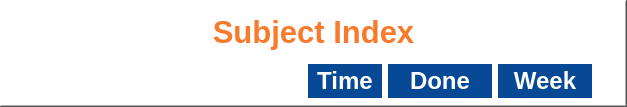
<?xml version="1.0" encoding="UTF-8"?>
<ui version="4.0">
 <class>GoalFrame</class>
 <widget class="QFrame" name="GoalFrame">
  <property name="geometry">
   <rect>
    <x>0</x>
    <y>0</y>
    <width>627</width>
    <height>107</height>
   </rect>
  </property>
  <property name="windowTitle">
   <string>GoalFrame</string>
  </property>
  <property name="styleSheet">
   <string notr="true">background-color:  #FFFFFF</string>
  </property>
  <property name="frameShape">
   <enum>QFrame::Shape::WinPanel</enum>
  </property>
  <property name="frameShadow">
   <enum>QFrame::Shadow::Raised</enum>
  </property>
  <layout class="QVBoxLayout" name="verticalLayout">
   <property name="spacing">
    <number>0</number>
   </property>
   <property name="leftMargin">
    <number>30</number>
   </property>
   <property name="topMargin">
    <number>5</number>
   </property>
   <property name="rightMargin">
    <number>30</number>
   </property>
   <property name="bottomMargin">
    <number>0</number>
   </property>
   <item>
    <widget class="QLabel" name="subjectLabel">
     <property name="sizePolicy">
      <sizepolicy hsizetype="Preferred" vsizetype="Fixed">
       <horstretch>0</horstretch>
       <verstretch>0</verstretch>
      </sizepolicy>
     </property>
     <property name="minimumSize">
      <size>
       <width>0</width>
       <height>50</height>
      </size>
     </property>
     <property name="maximumSize">
      <size>
       <width>16777215</width>
       <height>50</height>
      </size>
     </property>
     <property name="font">
      <font>
       <pointsize>23</pointsize>
       <bold>true</bold>
      </font>
     </property>
     <property name="styleSheet">
      <string notr="true">color:rgb(248, 122, 44)</string>
     </property>
     <property name="text">
      <string>Subject Index</string>
     </property>
     <property name="alignment">
      <set>Qt::AlignmentFlag::AlignCenter</set>
     </property>
     <property name="wordWrap">
      <bool>false</bool>
     </property>
     <property name="textInteractionFlags">
      <set>Qt::TextInteractionFlag::LinksAccessibleByMouse|Qt::TextInteractionFlag::TextSelectableByMouse</set>
     </property>
    </widget>
   </item>
   <item>
    <widget class="QWidget" name="typeLabels" native="true">
     <layout class="QHBoxLayout" name="horizontalLayout_8">
      <property name="spacing">
       <number>0</number>
      </property>
      <property name="leftMargin">
       <number>0</number>
      </property>
      <property name="topMargin">
       <number>0</number>
      </property>
      <property name="rightMargin">
       <number>0</number>
      </property>
      <property name="bottomMargin">
       <number>0</number>
      </property>
      <item>
       <spacer name="horizontalSpacer">
        <property name="orientation">
         <enum>Qt::Orientation::Horizontal</enum>
        </property>
        <property name="sizeHint" stdset="0">
         <size>
          <width>40</width>
          <height>20</height>
         </size>
        </property>
       </spacer>
      </item>
      <item>
       <widget class="QLabel" name="time">
        <property name="minimumSize">
         <size>
          <width>80</width>
          <height>0</height>
         </size>
        </property>
        <property name="maximumSize">
         <size>
          <width>80</width>
          <height>40</height>
         </size>
        </property>
        <property name="font">
         <font>
          <pointsize>18</pointsize>
          <bold>true</bold>
         </font>
        </property>
        <property name="styleSheet">
         <string notr="true">background-color: rgb(8, 73, 149);
                        color : white;
                        border-color : white;
                    </string>
        </property>
        <property name="frameShape">
         <enum>QFrame::Shape::Box</enum>
        </property>
        <property name="lineWidth">
         <number>3</number>
        </property>
        <property name="text">
         <string>Time</string>
        </property>
        <property name="alignment">
         <set>Qt::AlignmentFlag::AlignCenter</set>
        </property>
        <property name="textInteractionFlags">
         <set>Qt::TextInteractionFlag::LinksAccessibleByMouse|Qt::TextInteractionFlag::TextSelectableByMouse</set>
        </property>
       </widget>
      </item>
      <item>
       <widget class="QLabel" name="done">
        <property name="sizePolicy">
         <sizepolicy hsizetype="Fixed" vsizetype="Fixed">
          <horstretch>0</horstretch>
          <verstretch>0</verstretch>
         </sizepolicy>
        </property>
        <property name="minimumSize">
         <size>
          <width>110</width>
          <height>0</height>
         </size>
        </property>
        <property name="maximumSize">
         <size>
          <width>110</width>
          <height>40</height>
         </size>
        </property>
        <property name="font">
         <font>
          <pointsize>18</pointsize>
          <bold>true</bold>
         </font>
        </property>
        <property name="styleSheet">
         <string notr="true">background-color: rgb(8, 73, 149);
                        color : white;
                        border-color : white;
                    </string>
        </property>
        <property name="frameShape">
         <enum>QFrame::Shape::Box</enum>
        </property>
        <property name="lineWidth">
         <number>3</number>
        </property>
        <property name="text">
         <string>Done</string>
        </property>
        <property name="alignment">
         <set>Qt::AlignmentFlag::AlignCenter</set>
        </property>
        <property name="textInteractionFlags">
         <set>Qt::TextInteractionFlag::LinksAccessibleByMouse|Qt::TextInteractionFlag::TextSelectableByMouse</set>
        </property>
       </widget>
      </item>
      <item>
       <widget class="QLabel" name="week">
        <property name="minimumSize">
         <size>
          <width>100</width>
          <height>0</height>
         </size>
        </property>
        <property name="maximumSize">
         <size>
          <width>100</width>
          <height>40</height>
         </size>
        </property>
        <property name="font">
         <font>
          <pointsize>18</pointsize>
          <bold>true</bold>
         </font>
        </property>
        <property name="styleSheet">
         <string notr="true">background-color: rgb(8, 73, 149);
                        color : white;
                        border-color : white;
                    </string>
        </property>
        <property name="frameShape">
         <enum>QFrame::Shape::Box</enum>
        </property>
        <property name="lineWidth">
         <number>3</number>
        </property>
        <property name="text">
         <string>Week</string>
        </property>
        <property name="alignment">
         <set>Qt::AlignmentFlag::AlignCenter</set>
        </property>
        <property name="textInteractionFlags">
         <set>Qt::TextInteractionFlag::LinksAccessibleByMouse|Qt::TextInteractionFlag::TextSelectableByMouse</set>
        </property>
       </widget>
      </item>
     </layout>
    </widget>
   </item>
  </layout>
 </widget>
 <resources/>
 <connections/>
</ui>
